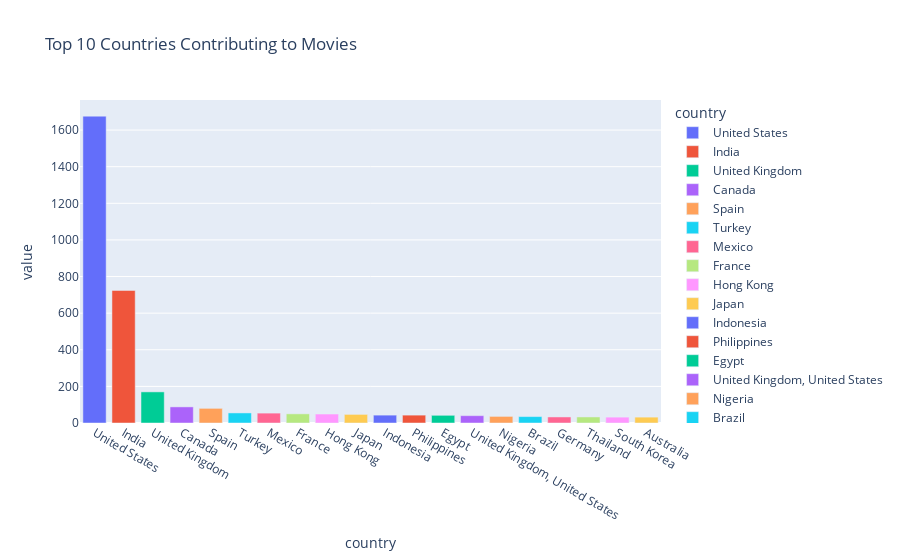

The notebook cell saved with this chart:
### Code cell
top_Movie_Countries=movies["country"].value_counts().head(20)
px.bar(top_Movie_Countries, color=top_Movie_Countries.index, title="Top 10 Countries Contributing to Movies")

### Figure 1 — Plotly figure (JSON) as saved in the notebook; plotly's stock layout.template omitted (floating-point values rounded to 4 significant figures)
{"data": [{"alignmentgroup": "True", "hovertemplate": "country=%{x}<br>value=%{y}<extra></extra>", "legendgroup": "United States", "marker": {"color": "#636efa", "pattern": {"shape": ""}}, "name": "United States", "offsetgroup": "United States", "orientation": "v", "showlegend": true, "textposition": "auto", "type": "bar", "x": ["United States"], "xaxis": "x", "y": [1676], "yaxis": "y"}, {"alignmentgroup": "True", "hovertemplate": "country=%{x}<br>value=%{y}<extra></extra>", "legendgroup": "India", "marker": {"color": "#EF553B", "pattern": {"shape": ""}}, "name": "India", "offsetgroup": "India", "orientation": "v", "showlegend": true, "textposition": "auto", "type": "bar", "x": ["India"], "xaxis": "x", "y": [724], "yaxis": "y"}, {"alignmentgroup": "True", "hovertemplate": "country=%{x}<br>value=%{y}<extra></extra>", "legendgroup": "United Kingdom", "marker": {"color": "#00cc96", "pattern": {"shape": ""}}, "name": "United Kingdom", "offsetgroup": "United Kingdom", "orientation": "v", "showlegend": true, "textposition": "auto", "type": "bar", "x": ["United Kingdom"], "xaxis": "x", "y": [170], "yaxis": "y"}, {"alignmentgroup": "True", "hovertemplate": "country=%{x}<br>value=%{y}<extra></extra>", "legendgroup": "Canada", "marker": {"color": "#ab63fa", "pattern": {"shape": ""}}, "name": "Canada", "offsetgroup": "Canada", "orientation": "v", "showlegend": true, "textposition": "auto", "type": "bar", "x": ["Canada"], "xaxis": "x", "y": [88], "yaxis": "y"}, {"alignmentgroup": "True", "hovertemplate": "country=%{x}<br>value=%{y}<extra></extra>", "legendgroup": "Spain", "marker": {"color": "#FFA15A", "pattern": {"shape": ""}}, "name": "Spain", "offsetgroup": "Spain", "orientation": "v", "showlegend": true, "textposition": "auto", "type": "bar", "x": ["Spain"], "xaxis": "x", "y": [80], "yaxis": "y"}, {"alignmentgroup": "True", "hovertemplate": "country=%{x}<br>value=%{y}<extra></extra>", "legendgroup": "Turkey", "marker": {"color": "#19d3f3", "pattern": {"shape": ""}}, "name": "Turkey", "offsetgroup": "Turkey", "orientation": "v", "showlegend": true, "textposition": "auto", "type": "bar", "x": ["Turkey"], "xaxis": "x", "y": [55], "yaxis": "y"}, {"alignmentgroup": "True", "hovertemplate": "country=%{x}<br>value=%{y}<extra></extra>", "legendgroup": "Mexico", "marker": {"color": "#FF6692", "pattern": {"shape": ""}}, "name": "Mexico", "offsetgroup": "Mexico", "orientation": "v", "showlegend": true, "textposition": "auto", "type": "bar", "x": ["Mexico"], "xaxis": "x", "y": [54], "yaxis": "y"}, {"alignmentgroup": "True", "hovertemplate": "country=%{x}<br>value=%{y}<extra></extra>", "legendgroup": "France", "marker": {"color": "#B6E880", "pattern": {"shape": ""}}, "name": "France", "offsetgroup": "France", "orientation": "v", "showlegend": true, "textposition": "auto", "type": "bar", "x": ["France"], "xaxis": "x", "y": [50], "yaxis": "y"}, {"alignmentgroup": "True", "hovertemplate": "country=%{x}<br>value=%{y}<extra></extra>", "legendgroup": "Hong Kong", "marker": {"color": "#FF97FF", "pattern": {"shape": ""}}, "name": "Hong Kong", "offsetgroup": "Hong Kong", "orientation": "v", "showlegend": true, "textposition": "auto", "type": "bar", "x": ["Hong Kong"], "xaxis": "x", "y": [49], "yaxis": "y"}, {"alignmentgroup": "True", "hovertemplate": "country=%{x}<br>value=%{y}<extra></extra>", "legendgroup": "Japan", "marker": {"color": "#FECB52", "pattern": {"shape": ""}}, "name": "Japan", "offsetgroup": "Japan", "orientation": "v", "showlegend": true, "textposition": "auto", "type": "bar", "x": ["Japan"], "xaxis": "x", "y": [47], "yaxis": "y"}, {"alignmentgroup": "True", "hovertemplate": "country=%{x}<br>value=%{y}<extra></extra>", "legendgroup": "Indonesia", "marker": {"color": "#636efa", "pattern": {"shape": ""}}, "name": "Indonesia", "offsetgroup": "Indonesia", "orientation": "v", "showlegend": true, "textposition": "auto", "type": "bar", "x": ["Indonesia"], "xaxis": "x", "y": [43], "yaxis": "y"}, {"alignmentgroup": "True", "hovertemplate": "country=%{x}<br>value=%{y}<extra></extra>", "legendgroup": "Philippines", "marker": {"color": "#EF553B", "pattern": {"shape": ""}}, "name": "Philippines", "offsetgroup": "Philippines", "orientation": "v", "showlegend": true, "textposition": "auto", "type": "bar", "x": ["Philippines"], "xaxis": "x", "y": [43], "yaxis": "y"}, {"alignmentgroup": "True", "hovertemplate": "country=%{x}<br>value=%{y}<extra></extra>", "legendgroup": "Egypt", "marker": {"color": "#00cc96", "pattern": {"shape": ""}}, "name": "Egypt", "offsetgroup": "Egypt", "orientation": "v", "showlegend": true, "textposition": "auto", "type": "bar", "x": ["Egypt"], "xaxis": "x", "y": [42], "yaxis": "y"}, {"alignmentgroup": "True", "hovertemplate": "country=%{x}<br>value=%{y}<extra></extra>", "legendgroup": "United Kingdom, United States", "marker": {"color": "#ab63fa", "pattern": {"shape": ""}}, "name": "United Kingdom, United States", "offsetgroup": "United Kingdom, United States", "orientation": "v", "showlegend": true, "textposition": "auto", "type": "bar", "x": ["United Kingdom, United States"], "xaxis": "x", "y": [40], "yaxis": "y"}, {"alignmentgroup": "True", "hovertemplate": "country=%{x}<br>value=%{y}<extra></extra>", "legendgroup": "Nigeria", "marker": {"color": "#FFA15A", "pattern": {"shape": ""}}, "name": "Nigeria", "offsetgroup": "Nigeria", "orientation": "v", "showlegend": true, "textposition": "auto", "type": "bar", "x": ["Nigeria"], "xaxis": "x", "y": [36], "yaxis": "y"}, {"alignmentgroup": "True", "hovertemplate": "country=%{x}<br>value=%{y}<extra></extra>", "legendgroup": "Brazil", "marker": {"color": "#19d3f3", "pattern": {"shape": ""}}, "name": "Brazil", "offsetgroup": "Brazil", "orientation": "v", "showlegend": true, "textposition": "auto", "type": "bar", "x": ["Brazil"], "xaxis": "x", "y": [35], "yaxis": "y"}, {"alignmentgroup": "True", "hovertemplate": "country=%{x}<br>value=%{y}<extra></extra>", "legendgroup": "Germany", "marker": {"color": "#FF6692", "pattern": {"shape": ""}}, "name": "Germany", "offsetgroup": "Germany", "orientation": "v", "showlegend": true, "textposition": "auto", "type": "bar", "x": ["Germany"], "xaxis": "x", "y": [33], "yaxis": "y"}, {"alignmentgroup": "True", "hovertemplate": "country=%{x}<br>value=%{y}<extra></extra>", "legendgroup": "Thailand", "marker": {"color": "#B6E880", "pattern": {"shape": ""}}, "name": "Thailand", "offsetgroup": "Thailand", "orientation": "v", "showlegend": true, "textposition": "auto", "type": "bar", "x": ["Thailand"], "xaxis": "x", "y": [33], "yaxis": "y"}, {"alignmentgroup": "True", "hovertemplate": "country=%{x}<br>value=%{y}<extra></extra>", "legendgroup": "South Korea", "marker": {"color": "#FF97FF", "pattern": {"shape": ""}}, "name": "South Korea", "offsetgroup": "South Korea", "orientation": "v", "showlegend": true, "textposition": "auto", "type": "bar", "x": ["South Korea"], "xaxis": "x", "y": [32], "yaxis": "y"}, {"alignmentgroup": "True", "hovertemplate": "country=%{x}<br>value=%{y}<extra></extra>", "legendgroup": "Australia", "marker": {"color": "#FECB52", "pattern": {"shape": ""}}, "name": "Australia", "offsetgroup": "Australia", "orientation": "v", "showlegend": true, "textposition": "auto", "type": "bar", "x": ["Australia"], "xaxis": "x", "y": [32], "yaxis": "y"}], "layout": {"barmode": "relative", "legend": {"title": {"text": "country"}, "tracegroupgap": 0}, "title": {"text": "Top 10 Countries Contributing to Movies"}, "xaxis": {"anchor": "y", "categoryarray": ["United States", "India", "United Kingdom", "Canada", "Spain", "Turkey", "Mexico", "France", "Hong Kong", "Japan", "Indonesia", "Philippines", "Egypt", "United Kingdom, United States", "Nigeria", "Brazil", "Germany", "Thailand", "South Korea", "Australia"], "categoryorder": "array", "domain": [0, 1], "title": {"text": "country"}}, "yaxis": {"anchor": "x", "domain": [0, 1], "title": {"text": "value"}}}}
